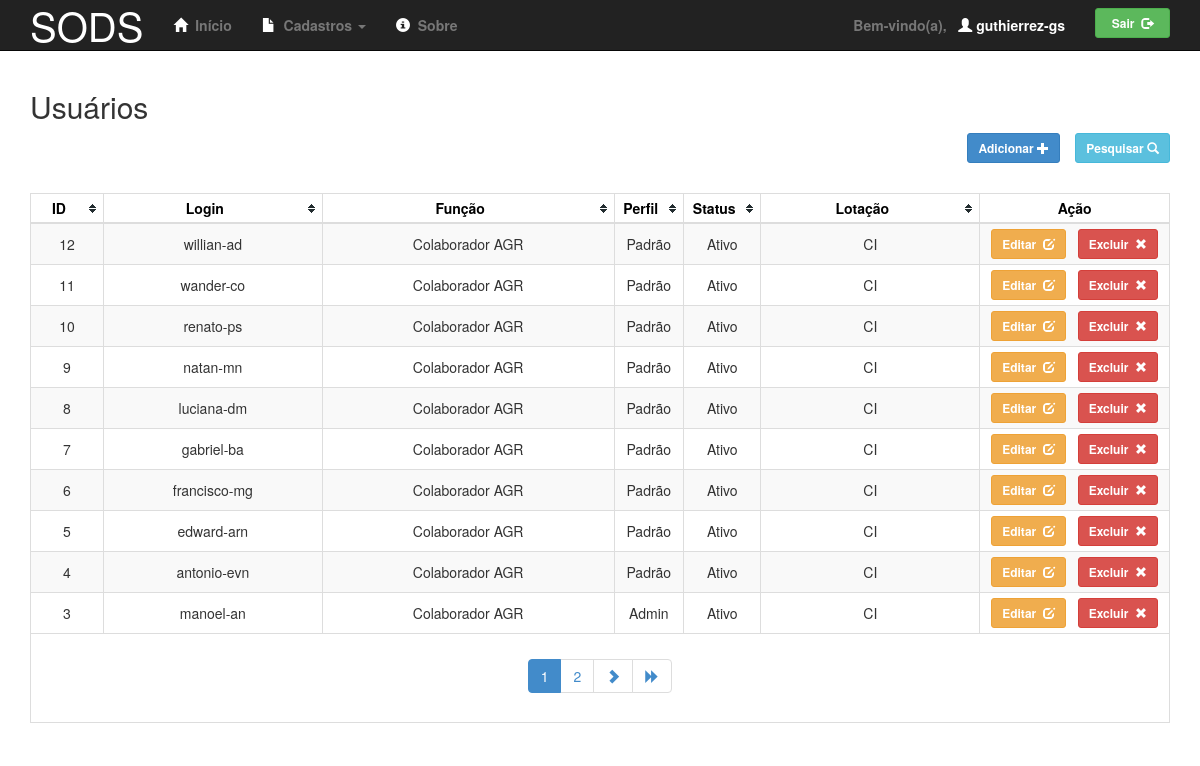
Page /admin/usuarios/index.php (signed in) on the committed database.
### tables this page shows
create table solicitante (
    id int not null primary key auto_increment,
    nome varchar(255) not null, 
    lotacao_id int not null,
    funcao varchar(255) not null,
    telefone varchar(30),
    email varchar(100),
    login varchar(50) not null unique,
    senha varchar(255) not null,
    perfil char not null default 'P' comment 'A - Admin ou P - Padrão',
    status char not null default 'A' comment 'A - Ativo ou I - Inativo',
    data_criacao timestamp default current_timestamp,
    data_alteracao timestamp null,
    check (perfil in ('A', 'P')),
    check (status in ('A', 'I'))
);

create table lotacao (
    id int not null primary key auto_increment,
    nome varchar(67) not null unique,
    sigla varchar(10) not null unique,
    gerencia_id int
);

### app/lib/db.php (called while the page is built, shortened)
<?php
    function get_db_connection($host='10.243.1.14', $user='sods', $password='dev123') {
        $conexao = null;
        if (isset($host) && isset($user) && isset($password)) {
            $conexao = mysql_connect($host, $user, $password, true);
        }
        return $conexao;
    }
?>

### app/dao/UsuarioDAO.php (called while the page is built, shortened)
<?php
    @require_once $_SERVER['DOCUMENT_ROOT'] . '/sods/app/lib/db.php';
    class UsuarioDAO implements DAO{
        private $connection;
        public function __construct() {
            $this->connection = get_db_connection();
        }
        public function count($criteria=null) {
            $where = empty($criteria) ? "" : "\twhere $criteria\n";
            $query = "" .
                "select\n" .
                    "\ts.id, s.nome as nome_sol, l.id as lotacao_id, l.nome as lotacao, s.funcao,\n" .
                    "\ts.telefone, s.login, s.senha, s.perfil, s.status, s.email,\n" .
                    "\ts.data_criacao, s.data_alteracao\n" .
                "from\n" .
                    "\tsolicitante as s\n" .
                "inner join lotacao as l\n" .
                    "\ton s.lotacao_id = l.id\n" .
                "$where";
            $result = mysql_query($query, $this->connection);
            $rows = mysql_num_rows($result);
            return $rows;
        }
        public function paginate($rows=10, $start=0, $criteria=null) {
            $all = array();
            $where = empty($criteria) ? "" : "\twhere $criteria\n";
            $query = "" .
                "select\n" .
                    "\ts.id, s.nome as nome_sol, l.id as lotacao_id, l.nome as lotacao, l.sigla as sigla_lotacao,\n" .
                    "\ts.funcao, s.telefone, s.login, s.senha, s.perfil, s.status, s.email,\n" .
                    "\ts.data_criacao, s.data_alteracao\n" .
                "from\n" .
                    "\tsolicitante as s\n" .
                "inner join lotacao as l\n" .
                    "\ton s.lotacao_id = l.id\n" .
                "$where" .
                "order by\n" .
                    "\ts.id desc\n" .
                "limit $rows\n" .
                "offset $start";
            $result = mysql_query($query, $this->connection);
            while ($row = mysql_fetch_array($result)) {
                array_push($all, $row);
            }
            return $all;
        }
    }
?>

### app/controllers/Controller.php (called while the page is built, shortened)
<?php
    @require_once $_SERVER['DOCUMENT_ROOT'] . '/sods/app/lib/paginator.php';
    abstract class Controller {
        public function __construct() {
            $this->paginator = new Paginator();
        }
    }
?>

### app/lib/pagination.php (called while the page is built, shortened)
<?php
    class Pagination {
        function simple_pagination_links($totalpages, $totallinks, $selectedpage) {
            $arr = array();
            if ($totalpages < $totallinks) {
                for ($i = 1; $i <= $totalpages; $i++) {
                    $arr[] = $i;
                }
            }
            return $arr;
        }
    }
?>

### app/controllers/UsuariosController.php (the view, shortened to what this page needs)
<?php
    @require_once 'Controller.php';
    @require_once $_SERVER['DOCUMENT_ROOT'] . '/sods/app/dao/UsuarioDAO.php';
    class UsuariosController extends Controller {
        public function __construct() {
            $this->dao = new UsuarioDAO();
            $this->paginator->totalrecords = $this->dao->count();
            $this->paginator->defaultUrl = "/sods/admin/usuarios/";
            $this->paginator->paginationUrl = "/sods/admin/usuarios/";
        }
        public function getPage($page_number=1, $rows=10, $criteria=null) {
            $this->paginator->pagesize = $rows;
            $this->paginator->pagenumber = $page_number;
            return $this->dao->paginate($rows, $page_number * $rows - $rows, $criteria);
        }
        public function getGrid($page_number=1, $filter=null, $value=null) {
            $criteria = null;
            $usuarios = $this->getPage($page_number, 10, $criteria);
            $total_records = empty($criteria) ? $this->dao->count() : $this->dao->count($criteria);
            $this->paginator->totalrecords = $total_records;
            if ($total_records > 0) {
                $html =  "<table\n";
                $html .= "    id=\"tablesorter\"\n";
                $html .= "    role=\"grid\"\n";
                $html .= "    class=\"table table-striped table-bordered\n" .
                         "           table-condensed tablesorter tablesorter-default\">\n";
                $html .= "    <thead>\n";
                $html .= "        <tr>\n";
                $html .= "            <th width=\"5%\">ID</th>\n";
                $html .= "            <th width=\"15%\">Login</th>\n";
                $html .= "            <th width=\"20%\">Função</th>\n";
                $html .= "            <th width=\"3%\">Perfil</th>\n";
                $html .= "            <th width=\"3%\">Status</th>\n";
                $html .= "            <th width=\"15%\">Lotação</th>\n";
                $html .= "            <th width=\"13%\" class=\"nonSortable\">Ação</th>\n";
                $html .= "        </tr>\n";
                $html .= "    </thead>\n";
                $html .= "    <tbody>\n";
                foreach ($usuarios as $usuario) {
                    $html .= "        <tr>\n";
                    $html .= "            <td>{$usuario['id']}</td>\n";
                    $tooltip =  "<span data-toggle=\"tooltip\" data-placement=\"bottom\" " .
                        "title=\"{$usuario['nome_sol']}\">{$usuario['login']}</span>";
                    $html .= "            <td>$tooltip</td>\n";
                    $html .= "            <td>{$usuario['funcao']}</td>\n";
                    $tooltip = "<span data-toggle=\"tooltip\" data-placement=\"bottom\"";
                    if ($usuario['perfil'] == "A") {
                        $tooltip .= "title=\"Administrador do sistema\">Admin</span>";
                    } else {
                        $tooltip .= "title=\"Usuário padrão\">Padrão</span>";
                    }
                    $html .= "            <td>$tooltip</td>\n";
                    if ($usuario['status'] == "A") {
                        $html .= "            <td>Ativo</td>\n";
                    } else {
                        $html .= "            <td>Inativo</td>\n";
                    }
                    $tooltip =  "<span data-toggle=\"tooltip\" data-placement=\"bottom\" " .
                        "title=\"{$usuario['lotacao']}\">{$usuario['sigla_lotacao']}</span>";
                    $html .= "            <td>$tooltip</td>\n";
                    $html .= "            <td colspan=\"2\">\n";
                    $html .= "                <button\n";
                    $html .= "                    class=\"btn btn-warning btn-sm\"\n";
                    $html .= "                    data-toggle=\"modal\"\n";
                    $html .= "                    data-target=\"#modal-edit\"\n";
                    $json = json_encode($usuario);
                    $indentation = str_repeat(' ', 20);
                    $json = jsonpp($json, $indentation);
                    $html .= "                    onclick='edit(\n$json, $page_number)'>\n";
                    $html .= "                    <strong>\n";
                    $html .= "                        Editar&nbsp;\n";
                    $html .= "                        <span class=\"glyphicon glyphicon-edit\"></span>\n";
                    $html .= "                    </strong>\n";
                    $html .= "                </button>\n";
                    $html .= "                &nbsp;\n";
                    $html .= "                <button\n";
                    $html .= "                    class=\"btn btn-danger btn-sm\"\n";
                    $html .= "                    data-toggle=\"modal\"\n";
                    $html .= "                    data-target=\"#modal-del\"\n";
                    $html .= "                    onclick='del($json, $page_number, $total_records)'>\n";
                    $html .= "                    <strong>\n";
                    $html .= "                        Excluir&nbsp;\n";
                    $html .= "                        <span class=\"glyphicon glyphicon-remove\"></span>\n";
                    $html .= "                    </strong>\n";
                    $html .= "                </button>\n";
                    $html .= "            </td>\n";
                    $html .= "        </tr>\n";
                }
                $html .= "    </tbody>\n";
                if ($total_records > 10) {
                    $html .= "    <tfoot>\n";
                    $html .= "        <tr>\n";
                    $html .= "            <td colspan=\"10\">{$this->paginator}</td>\n";
                    $html .= "        </tr>\n";
                    $html .= "    </tfoot>\n";
                }
                $html .= "</table>\n";
            } else {
                $html = "<div class=\"alert alert-danger\" role=\"alert\">\n";
                $html .= "    <center><b>Nenhum registro encontrado.</b></center>\n";
                $html .= "</div>\n";
            }
            return $html;
        }
    }
?>

### rows in the picture
solicitante: id "12", login "willian-ad", funcao "Colaborador AGR"
lotacao: sigla "CI CI CI CI CI CI CI CI CI CI"
solicitante: id "11", login "wander-co", funcao "Colaborador AGR"
solicitante: id "10", login "renato-ps", funcao "Colaborador AGR"
solicitante: id "9", login "natan-mn", funcao "Colaborador AGR"
solicitante: id "8", login "luciana-dm", funcao "Colaborador AGR"
solicitante: id "7", login "gabriel-ba", funcao "Colaborador AGR"
solicitante: id "6", login "francisco-mg", funcao "Colaborador AGR"
solicitante: id "5", login "edward-arn", funcao "Colaborador AGR"
solicitante: id "4", login "antonio-evn", funcao "Colaborador AGR"
solicitante: id "3", login "manoel-an", funcao "Colaborador AGR"

### other values in the picture
$_SESSION['usuario']['login'] "guthierrez-gs"
$controller->getGrid(1) "Editar Excluir Editar Excluir Editar Excluir Editar Excluir Editar Excluir Editar Excluir Editar Excluir Editar Excluir Editar Excluir Editar Excluir"
$item "1"
$item "2"
